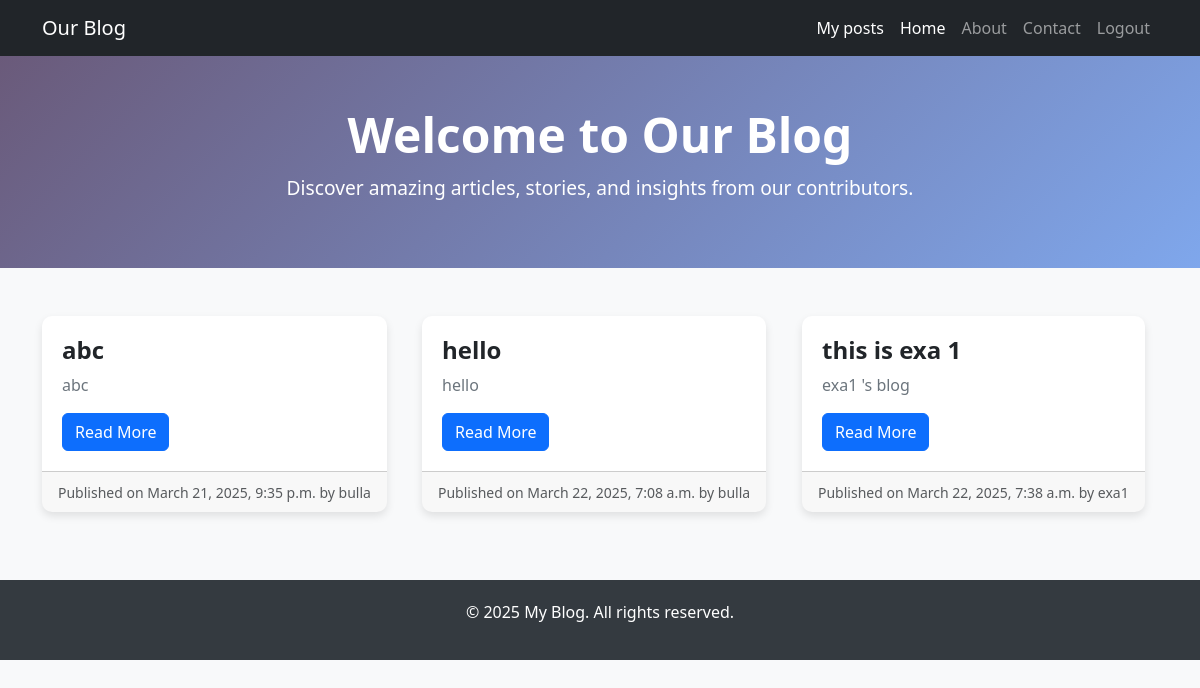
The page /home/ (signed in) on the database its author committed.
### blog/models.py (models this page shows, shortened)
class posts(models.Model):
    title=models.CharField(max_length=100)
    content=models.TextField()
    date_posted=models.DateTimeField(default=timezone.now)
    author = models.ForeignKey(User, on_delete=models.CASCADE)

### blog/views.py (the view)
# urls.py: path('home/',views.home,name='home'),
@login_required(login_url='login')
def home(request):
    return render(request,'home.html',context={'posts':posts.objects.all()})

### blog/templates/home.html (shortened to what this page needs)
<!DOCTYPE html>
<html lang="en">
<head>
    <link href="https://cdn.jsdelivr.net/npm/bootstrap@5.3.0/dist/css/bootstrap.min.css" rel="stylesheet">
</head>
<body>
    <nav class="navbar navbar-expand-lg navbar-dark bg-dark">
        <div class="container">
            <a class="navbar-brand" href="#">Our Blog</a>
            <div class="collapse navbar-collapse" id="navbarNav">
                <ul class="navbar-nav ms-auto">
                    <li class="nav-item">
                        <a class="nav-link active" href="my_post/">My posts</a>
                    </li>
                    <li class="nav-item">
                        <a class="nav-link active" href="/home/">Home</a>
                    </li>
                    <li class="nav-item">
                        <a class="nav-link" href="/about/">About</a>
                    </li>
                    <li class="nav-item">
                        <a class="nav-link" href="/contact/">Contact</a>
                    </li>
                    <li class="nav-item">
                        <a class="nav-link" href="/logout/">Logout</a>
                    </li>
                </ul>
            </div>
        </div>
    </nav>
    <div class="hero">
        <div class="container">
            <h1>Welcome to Our Blog</h1>
            <p>Discover amazing articles, stories, and insights from our contributors.</p>
        </div>
    </div>
<div class="container my-5">
    <div class="row">
        {% for post in posts %}
        <div class="col-md-4 d-flex align-items-stretch" style="margin-bottom: 20px;">
            <div class="card blog-card">
                <div class="card-body">
                    <h5 class="card-title">{{ post.title }}</h5>
                    <p class="card-text">
                        <span class="short-content">{{ post.content|truncatewords:20 }}</span>
                    </p>
                    <button class="btn btn-primary read-more-btn" onclick="toggleContent(this)">Read More</button>
                </div>
                <div class="card-footer text-muted">
                    <small>Published on {{ post.date_posted }} by {{ post.author }}</small>
                </div>
            </div>
        </div>
        {% endfor %}
    </div>
</div>
    <footer>
        <div class="container">
            <p>&copy; 2025 My Blog. All rights reserved.</p>
        </div>
    </footer>
</body>
</html>
</html>

### blog/templates/home.html (style rules this page uses)
body { background: #f8f9fa; }
.hero { background: linear-gradient(135deg, #6a5a7a, #7fa7ec); color: white; padding: 50px 0; text-align: center; }
.hero h1 { font-size: 3rem; font-weight: bold; }
.hero p { font-size: 1.2rem; margin-top: 10px; }
.blog-card { box-shadow: 0 4px 8px rgba(0, 0, 0, 0.1); border: none; border-radius: 10px; overflow: hidden; }
.blog-card .card-body { padding: 20px; }
.blog-card .card-title { font-size: 1.5rem; font-weight: bold; }
.blog-card .card-text { color: #6c757d; }
footer { background: #343a40; color: white; padding: 20px 0; text-align: center; }

### rows shown on the page
posts: title "abc", content "abc", date_posted "March 21, 2025, 9:35 p.m.", author "bulla"
posts: title "hello", content "hello", date_posted "March 22, 2025, 7:08 a.m.", author "bulla"
posts: title "this is exa 1", content "exa1 's blog", date_posted "March 22, 2025, 7:38 a.m.", author "exa1"
